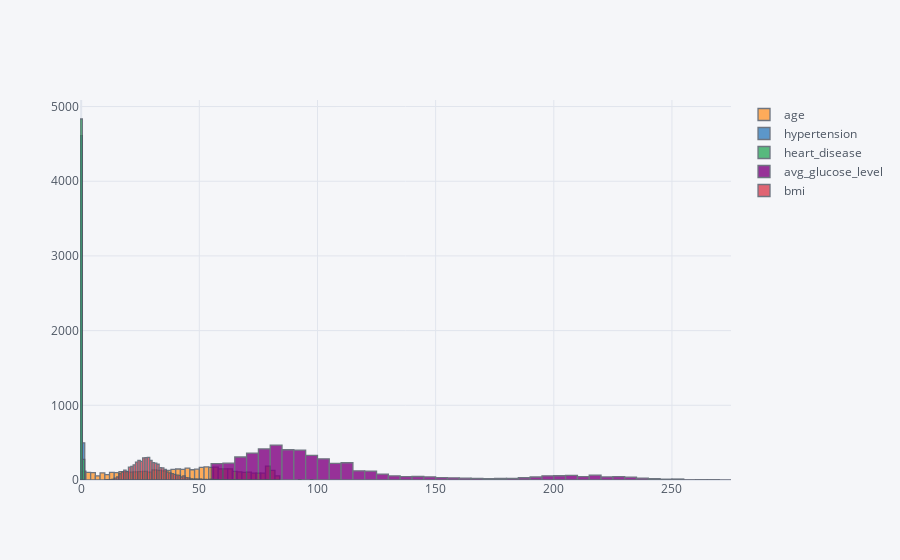

The notebook cell saved with this chart:
### Code cell
df[numerical].iplot(kind='hist')

### Figure 1 — Plotly figure (JSON) as saved in the notebook; plotly's stock layout.template omitted (floating-point values rounded to 4 significant figures; data arrays with more than 128 entries replaced by an {"elided": "..."} marker saying what was removed)
{"data": [{"histfunc": "count", "histnorm": "", "marker": {"color": "rgba(255, 153, 51, 1.0)", "line": {"color": "#4D5663", "width": 1.3}}, "name": "age", "opacity": 0.8, "orientation": "v", "type": "histogram", "x": {"elided": "5109 float values"}}, {"histfunc": "count", "histnorm": "", "marker": {"color": "rgba(55, 128, 191, 1.0)", "line": {"color": "#4D5663", "width": 1.3}}, "name": "hypertension", "opacity": 0.8, "orientation": "v", "type": "histogram", "x": {"elided": "5109 int values"}}, {"histfunc": "count", "histnorm": "", "marker": {"color": "rgba(50, 171, 96, 1.0)", "line": {"color": "#4D5663", "width": 1.3}}, "name": "heart_disease", "opacity": 0.8, "orientation": "v", "type": "histogram", "x": {"elided": "5109 int values"}}, {"histfunc": "count", "histnorm": "", "marker": {"color": "rgba(128, 0, 128, 1.0)", "line": {"color": "#4D5663", "width": 1.3}}, "name": "avg_glucose_level", "opacity": 0.8, "orientation": "v", "type": "histogram", "x": {"elided": "5109 float values"}}, {"histfunc": "count", "histnorm": "", "marker": {"color": "rgba(219, 64, 82, 1.0)", "line": {"color": "#4D5663", "width": 1.3}}, "name": "bmi", "opacity": 0.8, "orientation": "v", "type": "histogram", "x": {"elided": "5109 float values"}}], "layout": {"barmode": "overlay", "legend": {"bgcolor": "#F5F6F9", "font": {"color": "#4D5663"}}, "paper_bgcolor": "#F5F6F9", "plot_bgcolor": "#F5F6F9", "title": {"font": {"color": "#4D5663"}}, "xaxis": {"gridcolor": "#E1E5ED", "showgrid": true, "tickfont": {"color": "#4D5663"}, "title": {"font": {"color": "#4D5663"}, "text": ""}, "zerolinecolor": "#E1E5ED"}, "yaxis": {"gridcolor": "#E1E5ED", "showgrid": true, "tickfont": {"color": "#4D5663"}, "title": {"font": {"color": "#4D5663"}, "text": ""}, "zerolinecolor": "#E1E5ED"}}}
